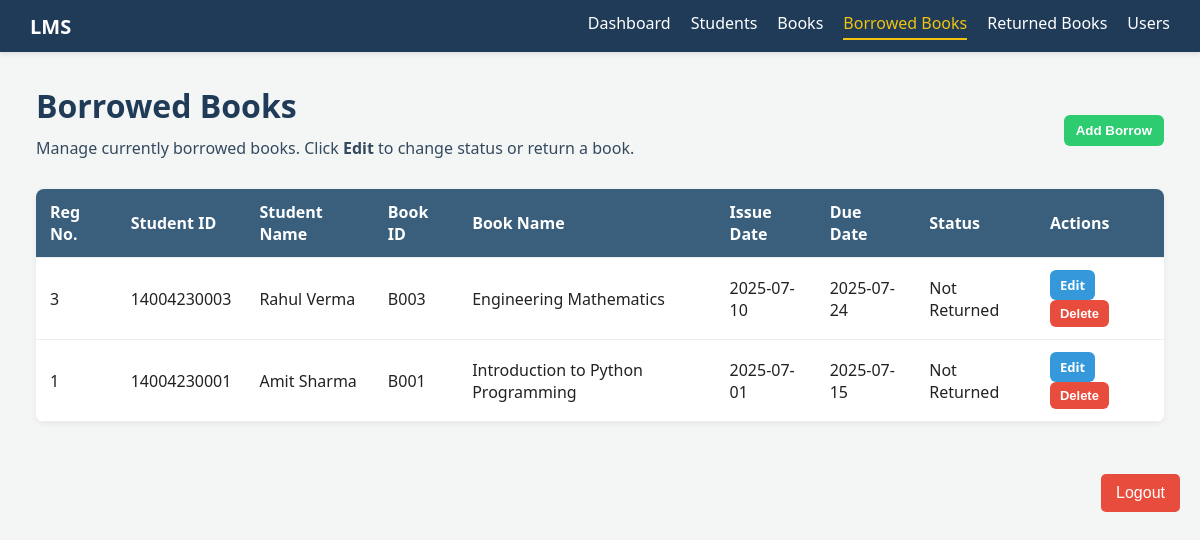
The app's page /borrowed.php (signed in) with its own data.
### tables this page shows
CREATE TABLE IF NOT EXISTS Report (
    Reg_no INT AUTO_INCREMENT PRIMARY KEY,
    Student_Id VARCHAR(50),
    Book_Id VARCHAR(50),
    Issue_Date DATE NOT NULL,
    Return_Date DATE DEFAULT NULL,
    Due_Date DATE NOT NULL,
    Status ENUM('Not Returned', 'Returned') DEFAULT 'Not Returned',
    FOREIGN KEY (Student_Id) REFERENCES Student(Student_Id),
    FOREIGN KEY (Book_Id) REFERENCES Book(Book_Id)
);

CREATE TABLE IF NOT EXISTS Student (
    Student_Id VARCHAR(50) PRIMARY KEY,
    Name VARCHAR(100) NOT NULL,
    Year VARCHAR(10),
    Department VARCHAR(50),
    Email VARCHAR(100) NOT NULL,
    Phone_Number VARCHAR(15) NOT NULL,
    DOB DATE
);

CREATE TABLE IF NOT EXISTS Book (
    Book_Id VARCHAR(50) PRIMARY KEY,
    Name VARCHAR(200) NOT NULL,
    Category VARCHAR(50) NOT NULL,
    Publisher VARCHAR(100),
    ISBN VARCHAR(13),
    Author VARCHAR(100) NOT NULL,
    Price DECIMAL(10,2)
);

### borrowed.php (the view, shortened to what this page needs)
<?php
require_once 'database.php';
require_once 'templates/header.php';
$borrowed_books = [];
$sql = "SELECT r.Reg_no, r.Student_Id, r.Book_Id, r.Issue_Date, r.Due_Date, r.Status, r.Return_Date,
               s.Name AS Student_Name, b.Name AS Book_Name
        FROM Report r
        JOIN Student s ON r.Student_Id = s.Student_Id
        JOIN Book b ON r.Book_Id = b.Book_Id
        WHERE r.Status = 'Not Returned'
        ORDER BY r.Issue_Date DESC";
$res = $conn->query($sql);
if ($res) {
    while ($r = $res->fetch_assoc()) {
        $borrowed_books[] = $r;
    }
}
?>
<div class="main">
    <div class="top-actions">
        <div>
            <h1>Borrowed Books</h1>
            <p class="welcome">Manage currently borrowed books. Click <strong>Edit</strong> to change status or return a book.</p>
        </div>
        <div class="left-actions">
            <button class="btn add" id="addBtn">Add Borrow</button>
        </div>
    </div>
    <table id="borrowedTable">
        <thead>
            <tr>
                <th>Reg No.</th>
                <th>Student ID</th>
                <th>Student Name</th>
                <th>Book ID</th>
                <th>Book Name</th>
                <th>Issue Date</th>
                <th>Due Date</th>
                <th>Status</th>
                <th>Actions</th>
            </tr>
        </thead>
        <tbody>
            <?php foreach ($borrowed_books as $b): ?>
                <tr data-id="<?= htmlspecialchars($b['Reg_no']) ?>">
                    <td class="c-reg-no"><?= htmlspecialchars($b['Reg_no']) ?></td>
                    <td class="c-student-id"><?= htmlspecialchars($b['Student_Id']) ?></td>
                    <td class="c-student-name"><?= htmlspecialchars($b['Student_Name']) ?></td>
                    <td class="c-book-id"><?= htmlspecialchars($b['Book_Id']) ?></td>
                    <td class="c-book-name"><?= htmlspecialchars($b['Book_Name']) ?></td>
                    <td class="c-issue-date"><?= htmlspecialchars($b['Issue_Date']) ?></td>
                    <td class="c-due-date"><?= htmlspecialchars($b['Due_Date']) ?></td>
                    <td class="c-status"><?= htmlspecialchars($b['Status']) ?></td>
                    <td class="actions">
                        <a href="#" class="edit btn small" onclick="startEdit(this);return false;">Edit</a>
                        <form method="POST" style="display:inline;" onsubmit="return confirm('Delete this record?');">
                            <button type="submit" class="btn delete small">Delete</button>
                        </form>
                    </td>
                </tr>
            <?php endforeach; ?>
        </tbody>
    </table>
</div>
<?php
require_once 'templates/footer.php';
?>

### templates/header.php (shortened to what this page needs)
<?php
$role = $_SESSION["role"];
function isActive($page) {
    return (basename($_SERVER['PHP_SELF']) == $page) ? 'active' : '';
}
?>
<!DOCTYPE html>
<html lang="en">
<head>
<link rel="stylesheet" href="assets/style.css">
</head>
<body>
<div class="navbar">
    <div class="logo">LMS</div>
    <div class="nav-links">
        <a href="dashboard.php" class="<?php echo isActive('dashboard.php'); ?>">Dashboard</a>
        <a href="students.php" class="<?php echo isActive('students.php'); ?>">Students</a>
        <a href="books.php" class="<?php echo isActive('books.php'); ?>">Books</a>
        <a href="borrowed.php" class="<?php echo isActive('borrowed.php'); ?>">Borrowed Books</a>
        <a href="returned.php" class="<?php echo isActive('returned.php'); ?>">Returned Books</a>
        <?php if ($role === "Admin"): ?>
            <a href="users.php" class="<?php echo isActive('users.php'); ?>">Users</a>
        <?php endif; ?>
    </div>
</div>

### templates/footer.php (shortened to what this page needs)
<div style="text-align: right; padding: 20px;">
    <form method="POST" action="">
        <button type="submit" name="logout" style="
            background-color: #e74c3c;
            color: white;
            padding: 10px 15px;
            border: none;
            border-radius: 5px;
            cursor: pointer;
            font-size: 16px;
        ">
            Logout
        </button>
    </form>
</div>
</body>
</html>

### assets/style.css (style rules this page uses)
:root { --navy: #1f3b57; --muted: #34495e; --table-head: #3a5f7d; --accent: #f1c40f; }
body { margin: 0; font-family: Segoe UI, Roboto, Arial, sans-serif; background: #f4f6f5; color: #222; }
.navbar { display: flex; align-items: center; background: var(--navy); color: #fff; padding: 12px 30px; box-shadow: 0 2px 5px rgba(0, 0, 0, 0.1); }
.logo { font-weight: 700; font-size: 20px; }
.nav-links { display: flex; gap: 20px; margin-left: auto; }
.nav-links a { color: #fff; text-decoration: none; font-weight: 500; padding-bottom: 4px; border-bottom: 2px solid transparent; transition: color 0.3s, border-bottom-color 0.3s; }
.nav-links a.active, .nav-links a:hover { color: var(--accent); border-bottom-color: var(--accent); }
.main { padding: 32px 36px; }
h1 { margin: 0 0 10px 0; color: var(--navy); }
p.welcome { color: var(--muted); margin-top: 4px; margin-bottom: 18px; }
.top-actions { display: flex; justify-content: space-between; align-items: center; margin-bottom: 12px; }
.left-actions { display: flex; gap: 10px; }
button.btn, .btn { padding: 8px 12px; border-radius: 6px; border: 0; cursor: pointer; font-weight: 600; transition: background-color 0.3s; }
.btn.add { background: #2ecc71; color: #fff; }
.btn.delete { background: #e74c3c; color: #fff; }
.btn.small { padding: 6px 10px; font-size: 13px; }
table { width: 100%; border-collapse: collapse; background: #fff; box-shadow: 0 2px 6px rgba(0, 0, 0, 0.06); border-radius: 8px; overflow: hidden; }
th, td { padding: 12px 14px; border-bottom: 1px solid #eee; text-align: left; }
th { background: var(--table-head); color: #fff; font-weight: 600; }
.actions a { display: inline-block; margin-right: 8px; padding: 6px 10px; border-radius: 6px; color: #fff; text-decoration: none; font-size: 13px; }
.actions .edit { background: #3498db; }
.actions .delete { background: #e74c3c; }

### records on screen
report: Reg_no "3", Student_Id "14004230003", Student_Id.Name "Rahul Verma", Book_Id "B003", Book_Id.Name "Engineering Mathematics", Issue_Date "2025-07-10", Due_Date "2025-07-24", Status "Not Returned"
report: Reg_no "1", Student_Id "14004230001", Student_Id.Name "Amit Sharma", Book_Id "B001", Book_Id.Name "Introduction to Python Programming", Issue_Date "2025-07-01", Due_Date "2025-07-15", Status "Not Returned"
